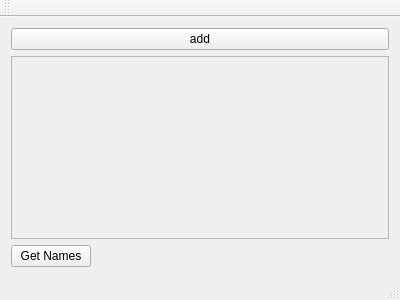
<?xml version="1.0" encoding="UTF-8"?>
<ui version="4.0">
 <class>MainWindow</class>
 <widget class="QMainWindow" name="MainWindow">
  <property name="geometry">
   <rect>
    <x>0</x>
    <y>0</y>
    <width>400</width>
    <height>300</height>
   </rect>
  </property>
  <property name="windowTitle">
   <string>MainWindow</string>
  </property>
  <widget class="QWidget" name="centralWidget">
   <layout class="QVBoxLayout" name="verticalLayout">
    <item>
     <widget class="QPushButton" name="addButton">
      <property name="text">
       <string>add</string>
      </property>
     </widget>
    </item>
    <item>
     <widget class="QScrollArea" name="scrollArea">
      <property name="widgetResizable">
       <bool>true</bool>
      </property>
      <widget class="QWidget" name="scrollAreaWidgetContents">
       <property name="geometry">
        <rect>
         <x>0</x>
         <y>0</y>
         <width>380</width>
         <height>169</height>
        </rect>
       </property>
      </widget>
     </widget>
    </item>
    <item>
     <widget class="QPushButton" name="pushButton">
      <property name="sizePolicy">
       <sizepolicy hsizetype="Maximum" vsizetype="Fixed">
        <horstretch>0</horstretch>
        <verstretch>0</verstretch>
       </sizepolicy>
      </property>
      <property name="text">
       <string>Get Names</string>
      </property>
     </widget>
    </item>
   </layout>
  </widget>
  <widget class="QMenuBar" name="menuBar">
   <property name="geometry">
    <rect>
     <x>0</x>
     <y>0</y>
     <width>400</width>
     <height>21</height>
    </rect>
   </property>
  </widget>
  <widget class="QToolBar" name="mainToolBar">
   <attribute name="toolBarArea">
    <enum>TopToolBarArea</enum>
   </attribute>
   <attribute name="toolBarBreak">
    <bool>false</bool>
   </attribute>
  </widget>
  <widget class="QStatusBar" name="statusBar"/>
 </widget>
 <layoutdefault spacing="6" margin="11"/>
 <resources/>
 <connections/>
</ui>
